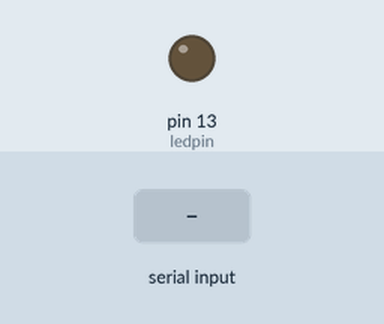
Simulated run of this sketch. Board: Arduino Uno, built with avr-gcc and run on an emulated ATmega328P. On the bench: output pins drawn as LEDs (lit = HIGH). The inputs (shaded band) are chosen by the test bench.

Above: at 1.2 s.
1.3 s: "R" received over Serial
At 1.7 s:
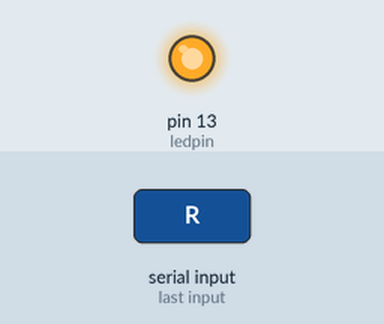
Timing chart, 0 to 7.8 s (numbered marks = the images above; inputs shaded):
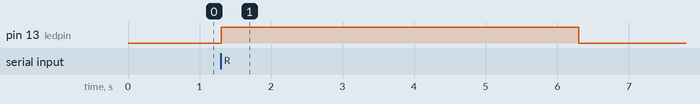

Measured:
- after the input at 1.3 s, pin 13 (ledpin): LOW → HIGH at once, → LOW 5.0 s later

The sketch:

1_Hello_World.ino
```cpp
int val;
int ledpin=13;
void setup(){
  Serial.begin(9600);
  pinMode(ledpin,OUTPUT);
}

void loop(){
  val=Serial.read();
  if(val=='R') {
    digitalWrite(ledpin,HIGH);
    delay(5000);
    digitalWrite(ledpin,LOW);
    delay(5000);
    Serial.println("Hello World!");
  }
}
```
